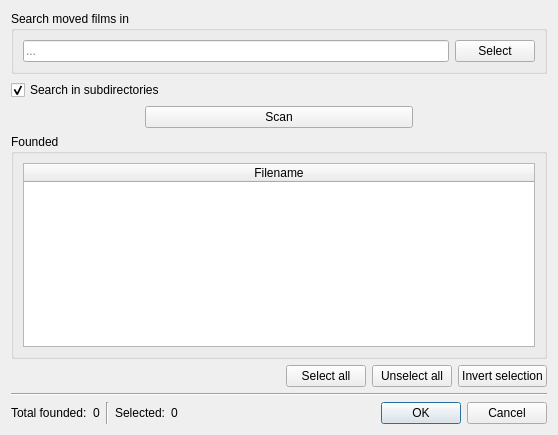
<?xml version="1.0" encoding="UTF-8"?>
<ui version="4.0">
 <class>MovedFilmsWindow</class>
 <widget class="QDialog" name="MovedFilmsWindow">
  <property name="windowModality">
   <enum>Qt::ApplicationModal</enum>
  </property>
  <property name="geometry">
   <rect>
    <x>0</x>
    <y>0</y>
    <width>558</width>
    <height>435</height>
   </rect>
  </property>
  <property name="windowTitle">
   <string>Moved films</string>
  </property>
  <property name="windowIcon">
   <iconset resource="icons.qrc">
    <normaloff>:/window/moved-films</normaloff>:/window/moved-films</iconset>
  </property>
  <layout class="QVBoxLayout" name="verticalLayout">
   <item>
    <widget class="QGroupBox" name="gbSeachMovedFilmsIn">
     <property name="title">
      <string>Search moved films in</string>
     </property>
     <layout class="QHBoxLayout" name="horizontalLayout">
      <item>
       <widget class="QLineEdit" name="eDirectory">
        <property name="readOnly">
         <bool>true</bool>
        </property>
        <property name="placeholderText">
         <string notr="true">...</string>
        </property>
       </widget>
      </item>
      <item>
       <widget class="QPushButton" name="bSelectDirectory">
        <property name="text">
         <string>Select</string>
        </property>
       </widget>
      </item>
     </layout>
    </widget>
   </item>
   <item>
    <widget class="QCheckBox" name="cSearchInSubdirs">
     <property name="text">
      <string>Search in subdirectories</string>
     </property>
     <property name="checked">
      <bool>true</bool>
     </property>
    </widget>
   </item>
   <item>
    <layout class="QHBoxLayout" name="hl1" stretch="1,2,1">
     <item>
      <spacer name="hs1">
       <property name="orientation">
        <enum>Qt::Horizontal</enum>
       </property>
       <property name="sizeHint" stdset="0">
        <size>
         <width>40</width>
         <height>20</height>
        </size>
       </property>
      </spacer>
     </item>
     <item>
      <widget class="QPushButton" name="bScan">
       <property name="text">
        <string>Scan</string>
       </property>
      </widget>
     </item>
     <item>
      <spacer name="hs2">
       <property name="orientation">
        <enum>Qt::Horizontal</enum>
       </property>
       <property name="sizeHint" stdset="0">
        <size>
         <width>40</width>
         <height>20</height>
        </size>
       </property>
      </spacer>
     </item>
    </layout>
   </item>
   <item>
    <widget class="QGroupBox" name="gbFounded">
     <property name="title">
      <string>Founded</string>
     </property>
     <layout class="QGridLayout" name="gridLayout">
      <item row="0" column="0">
       <widget class="QTableWidget" name="twFounded">
        <property name="editTriggers">
         <set>QAbstractItemView::NoEditTriggers</set>
        </property>
        <property name="alternatingRowColors">
         <bool>true</bool>
        </property>
        <property name="selectionMode">
         <enum>QAbstractItemView::NoSelection</enum>
        </property>
        <property name="verticalScrollMode">
         <enum>QAbstractItemView::ScrollPerPixel</enum>
        </property>
        <property name="horizontalScrollMode">
         <enum>QAbstractItemView::ScrollPerPixel</enum>
        </property>
        <property name="columnCount">
         <number>1</number>
        </property>
        <attribute name="horizontalHeaderVisible">
         <bool>true</bool>
        </attribute>
        <attribute name="horizontalHeaderHighlightSections">
         <bool>false</bool>
        </attribute>
        <attribute name="horizontalHeaderStretchLastSection">
         <bool>true</bool>
        </attribute>
        <attribute name="verticalHeaderVisible">
         <bool>false</bool>
        </attribute>
        <attribute name="verticalHeaderDefaultSectionSize">
         <number>20</number>
        </attribute>
        <column>
         <property name="text">
          <string>Filename</string>
         </property>
        </column>
       </widget>
      </item>
     </layout>
    </widget>
   </item>
   <item>
    <layout class="QHBoxLayout" name="hl2">
     <item>
      <spacer name="hs3">
       <property name="orientation">
        <enum>Qt::Horizontal</enum>
       </property>
       <property name="sizeHint" stdset="0">
        <size>
         <width>40</width>
         <height>20</height>
        </size>
       </property>
      </spacer>
     </item>
     <item>
      <widget class="QPushButton" name="bSelectAll">
       <property name="text">
        <string>Select all</string>
       </property>
      </widget>
     </item>
     <item>
      <widget class="QPushButton" name="bUnselectAll">
       <property name="text">
        <string>Unselect all</string>
       </property>
      </widget>
     </item>
     <item>
      <widget class="QPushButton" name="bInvertSelection">
       <property name="text">
        <string>Invert selection</string>
       </property>
      </widget>
     </item>
    </layout>
   </item>
   <item>
    <widget class="Line" name="l1">
     <property name="orientation">
      <enum>Qt::Horizontal</enum>
     </property>
    </widget>
   </item>
   <item>
    <layout class="QHBoxLayout" name="hl3">
     <item>
      <widget class="QLabel" name="labelTotalFounded">
       <property name="text">
        <string>Total founded:</string>
       </property>
      </widget>
     </item>
     <item>
      <widget class="QLabel" name="lTotalFounded">
       <property name="text">
        <string notr="true">0</string>
       </property>
      </widget>
     </item>
     <item>
      <widget class="Line" name="l2">
       <property name="orientation">
        <enum>Qt::Vertical</enum>
       </property>
      </widget>
     </item>
     <item>
      <widget class="QLabel" name="labelSelected">
       <property name="text">
        <string>Selected:</string>
       </property>
      </widget>
     </item>
     <item>
      <widget class="QLabel" name="lSelected">
       <property name="text">
        <string notr="true">0</string>
       </property>
      </widget>
     </item>
     <item>
      <spacer name="hs4">
       <property name="orientation">
        <enum>Qt::Horizontal</enum>
       </property>
       <property name="sizeHint" stdset="0">
        <size>
         <width>40</width>
         <height>20</height>
        </size>
       </property>
      </spacer>
     </item>
     <item>
      <widget class="QDialogButtonBox" name="buttonBox">
       <property name="standardButtons">
        <set>QDialogButtonBox::Cancel|QDialogButtonBox::Ok</set>
       </property>
      </widget>
     </item>
    </layout>
   </item>
  </layout>
 </widget>
 <resources>
  <include location="icons.qrc"/>
 </resources>
 <connections>
  <connection>
   <sender>buttonBox</sender>
   <signal>rejected()</signal>
   <receiver>MovedFilmsWindow</receiver>
   <slot>close()</slot>
   <hints>
    <hint type="sourcelabel">
     <x>459</x>
     <y>411</y>
    </hint>
    <hint type="destinationlabel">
     <x>278</x>
     <y>217</y>
    </hint>
   </hints>
  </connection>
 </connections>
</ui>
